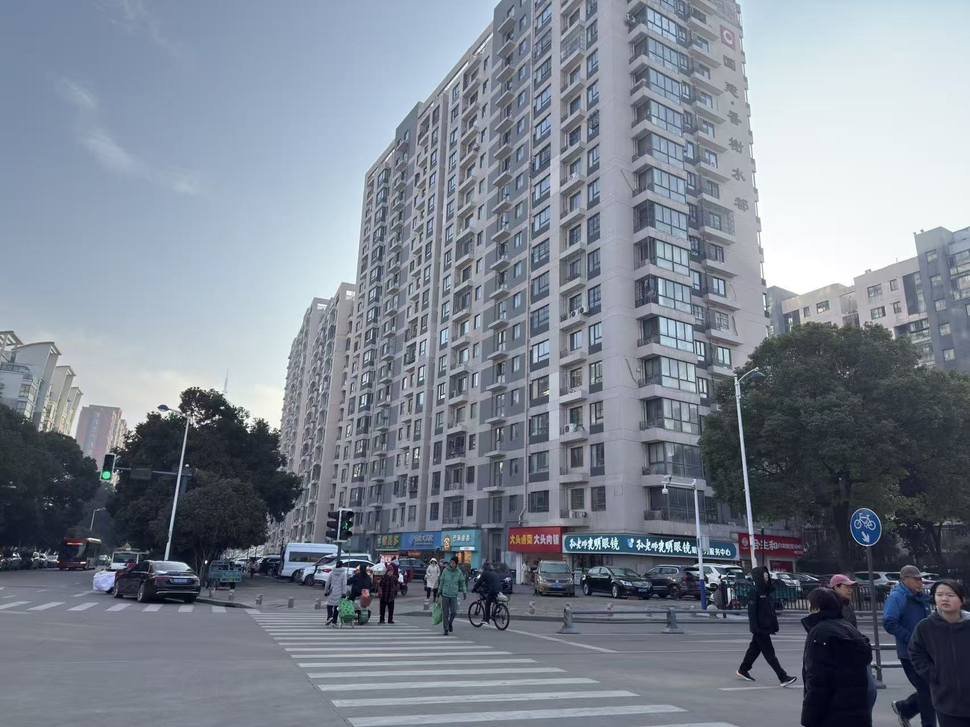
#> input picture test1/architecture.png, 970 x 727 px, shrunk from 1706 x 1279 before the run
$ python test1.py
#> lines starting #> are read from the running program, lines starting #| are printed output that depends on the picture
import cv2
import numpy as np
import matplotlib.pyplot as plt


img_path = "architecture.png"
# 以灰度图读取（方便滤波处理，若要处理彩色图需分通道）
img = cv2.imread(img_path, 0)
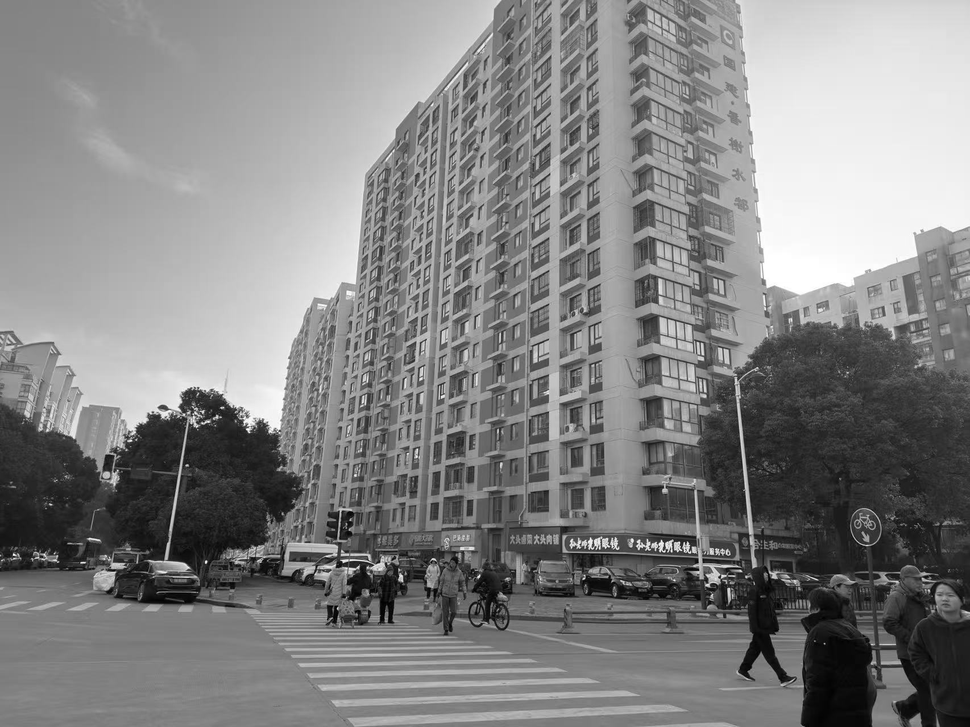
#> img: shape (727, 970); min 0, max 255, mean 131.4
# 转换为浮点型（避免计算溢出）
img = img.astype(np.float32)


def convolution(img, kernel):
    # 获取图像和核的尺寸
    img_h, img_w = img.shape
#> img_h = 727; img_w = 970
    kernel_h, kernel_w = kernel.shape
    # 计算填充大小（保证输出尺寸与输入一致）
    pad_h = kernel_h // 2
    pad_w = kernel_w // 2
    # 对图像进行零填充
    padded_img = np.pad(img, ((pad_h, pad_h), (pad_w, pad_w)), mode='constant')
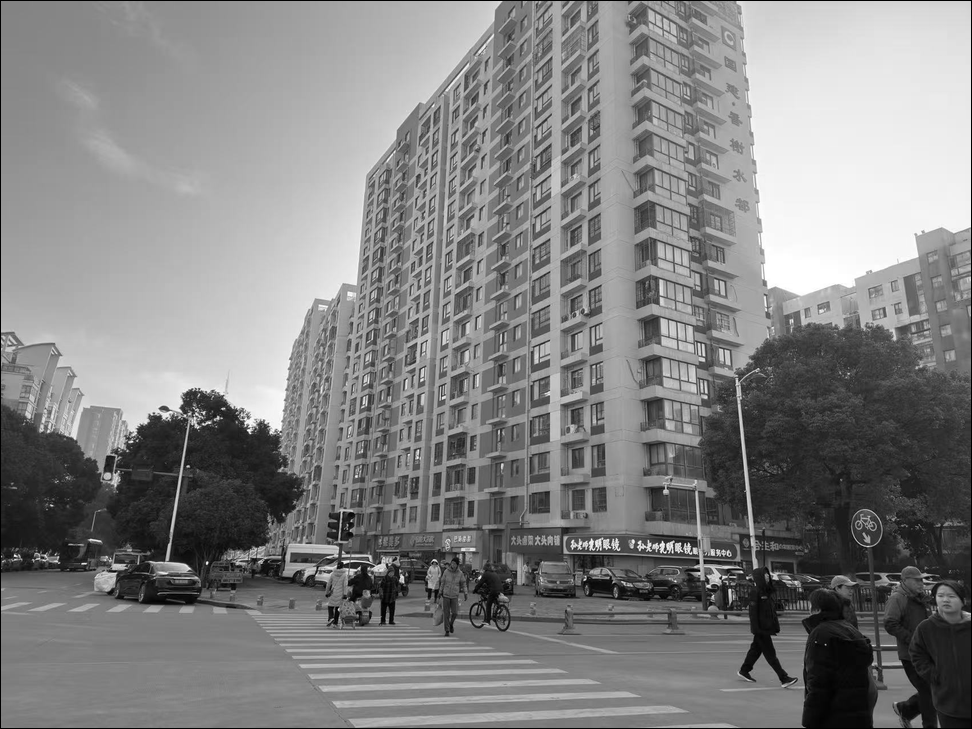
#> padded_img: shape (729, 972) float32; min 0, max 255, mean 130.7
    # 初始化输出图像
    output = np.zeros_like(img)

    # 遍历每个像素（卷积计算）
    for i in range(img_h):
        for j in range(img_w):
            # 提取当前窗口
            window = padded_img[i:i + kernel_h, j:j + kernel_w]
            # 卷积（点乘后求和）
            output[i, j] = np.sum(window * kernel)
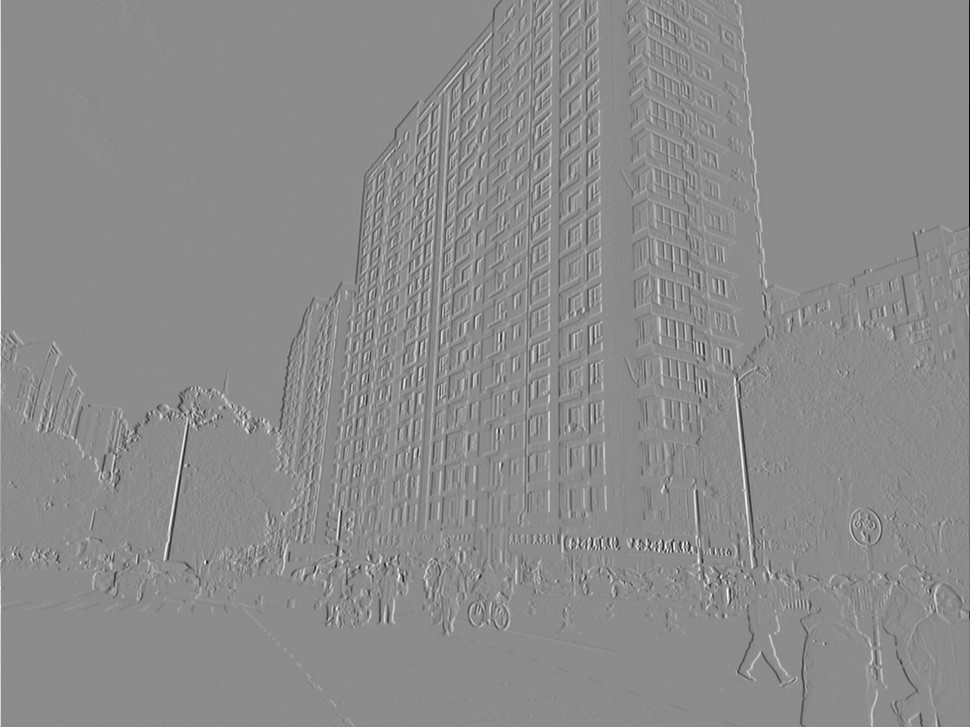
#> output: shape (727, 970) float32; min -977, max 802, mean 0; drawn with min black and max white

    # 归一化到0-255（避免显示异常）
    output = (output - output.min()) / (output.max() - output.min()) * 255
    return output.astype(np.uint8)
# Sobel x方向核（水平边缘检测）
sobel_x_kernel = np.array([
    [-1, 0, 1],
    [-2, 0, 2],
    [-1, 0, 1]
], dtype=np.float32)

# 执行Sobel滤波
sobel_filtered = convolution(img, sobel_x_kernel)
# 题目中给定的卷积核
given_kernel = np.array([
    [1, 0, -1],
    [2, 0, -2],
    [1, 0, -1]
], dtype=np.float32)

# 执行给定核滤波
given_filtered = convolution(img, given_kernel)
#> after the loop in convolution (call 2), `for i in range(img_h):`:
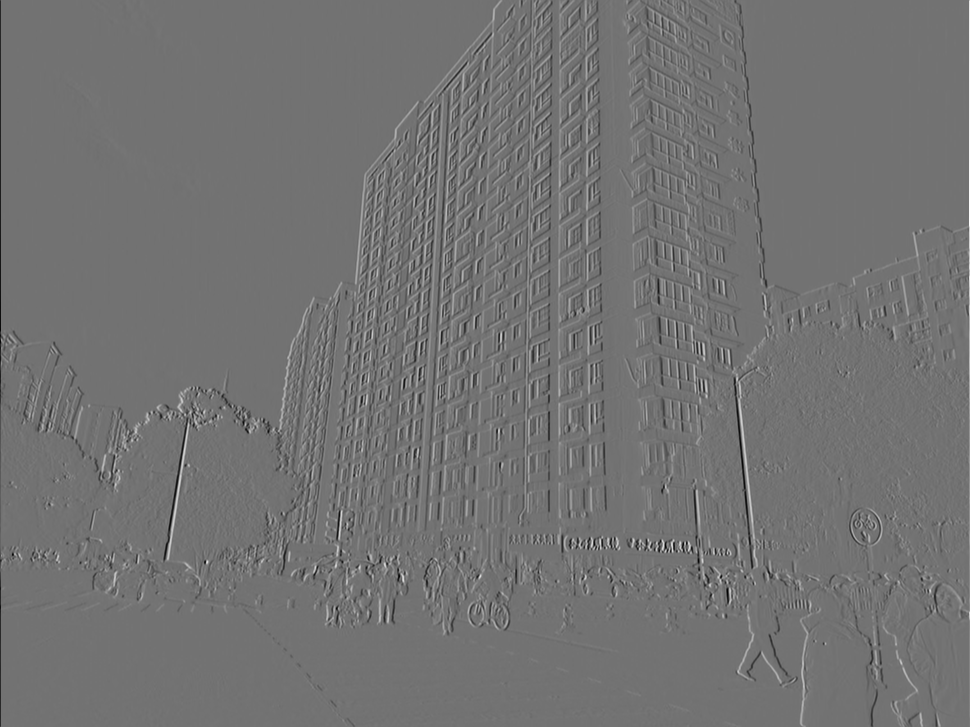
#> output: shape (727, 970) float32; min -802, max 977, mean 0; drawn with min black and max white
def compute_histogram(img):
    # 初始化直方图数组（0-255共256个bin）
    hist = np.zeros(256, dtype=np.int32)
    # 遍历每个像素
    for pixel in img.flatten():
        hist[int(pixel)] += 1
#> this loop made 705190 passes
#> pixel on passes 1 to 3: 131, 131, 131
#> after the loop, hist = 256 values, max 8794 at index 126, min 3 at index 0, mean 2754.6
    return hist

# 计算原图的直方图
hist = compute_histogram(img.astype(np.uint8))

# 可视化直方图
plt.figure(figsize=(8, 4))
plt.bar(range(256), hist, width=1)
plt.title("Image Histogram")
plt.xlabel("Pixel Value")
plt.ylabel("Count")
plt.savefig("histogram.png")  # 保存直方图
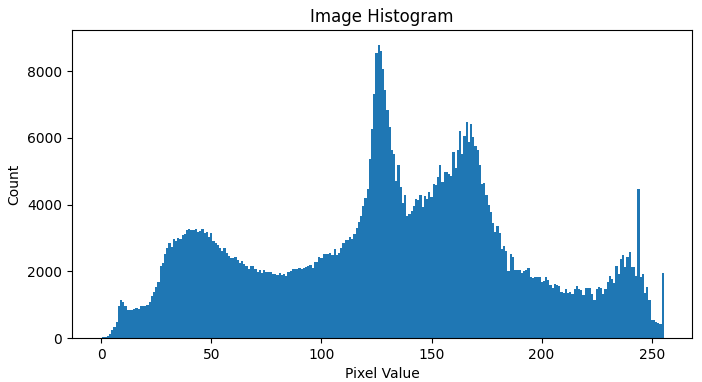
#> figure drawn by matplotlib, 1 panel; tallest bar 8794 high, from x = 125.5 to 126.5
plt.close()


def glcm_texture(img, distance=1, angle=0):
    # 灰度共生矩阵（GLCM）计算（简化版：仅统计0°、距离1的共生对）
#> called with distance = 1, angle = 0
    img = img.astype(np.uint8)
    glcm = np.zeros((256, 256), dtype=np.int32)

    # 遍历图像（避免边界越界）
    for i in range(img.shape[0]):
        for j in range(img.shape[1] - 1):
            # 当前像素与右侧像素的共生对
            pixel1 = img[i, j]
            pixel2 = img[i, j + 1]
            glcm[pixel1, pixel2] += 1
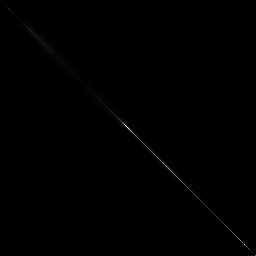
#> glcm: shape (256, 256) int32; min 0, max 4408, mean 10.7; drawn with min black and max white

    # 提取纹理特征（以对比度为例，也可加能量、熵等）
    contrast = 0
    for i in range(256):
        for j in range(256):
            contrast += (i - j) ** 2 * glcm[i, j]
#> after the loop, contrast = 172890116

    # 保存纹理特征到npy
    np.save("texture_feature.npy", np.array([contrast]))
    return contrast


# 提取纹理特征
texture_feature = glcm_texture(img)
#> texture_feature = 172890116
# 保存滤波后的图像
cv2.imwrite("sobel_filtered.jpg", sobel_filtered)
cv2.imwrite("given_filtered.jpg", given_filtered)
